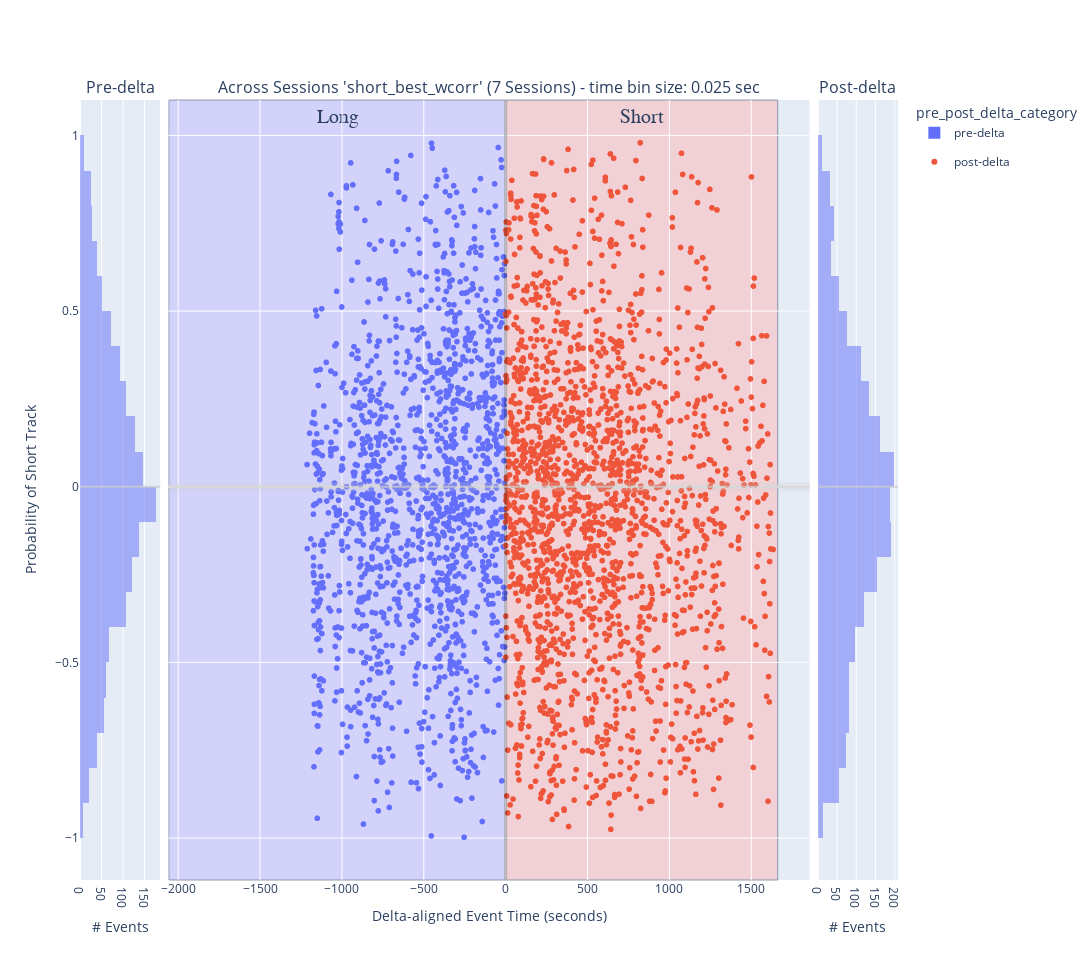

Source (notebook cell):
### Code cell
# variable_name = 'short_best_direction_change_bin_ratio'
# variable_name = 'long_best_congruent_dir_bins_ratio'
variable_name = 'short_best_wcorr'
# 'color':'is_user_annotated_epoch'
# 'color': 'is_user_annotated_epoch', 
px_scatter_kwargs = {'x': 'delta_aligned_start_t', 'y': variable_name, 'color':"pre_post_delta_category", 'title': f"'{variable_name}'"} # , 'color': 'time_bin_size', 'range_y': [-1.0, 1.0], , 'labels': {'session_name': 'Session', 'time_bin_size': 'tbin_size', 'is_user_annotated_epoch':'user_sel'}
# hist_kwargs = dict(color="time_bin_size")
hist_kwargs = dict(color="pre_post_delta_category") # , histnorm='probability density'
new_fig_ripples, figure_context = plotly_pre_post_delta_scatter(data_results_df=concatenated_ripple_df, out_scatter_fig=None, histogram_bins=histogram_bins,
                        px_scatter_kwargs=px_scatter_kwargs, histogram_variable_name=variable_name, hist_kwargs=hist_kwargs, forced_range_y=None,
                        time_delta_tuple=(earliest_delta_aligned_t_start, 0.0, latest_delta_aligned_t_end), is_dark_mode=is_dark_mode)
_extras_output_dict = {}
_extras_output_dict["y_mid_line"] = new_fig_ripples.add_hline(y=0.0, line=dict(color="rgba(0.8,0.8,0.8,.75)", width=2), row='all', col='all')
new_fig_ripples.update_layout(fig_size_kwargs)
new_fig_ripples.show()
figure_out_paths = save_plotly(a_fig=new_fig_ripples, a_fig_context=figure_context)

### Figure 1 — Plotly figure (JSON) as saved in the notebook; plotly's stock layout.template omitted (floating-point values rounded to 4 significant figures; data arrays with more than 128 entries replaced by an {"elided": "..."} marker saying what was removed)
{"data": [{"alignmentgroup": "True", "bingroup": "y", "hovertemplate": "pre_post_delta_category=pre-delta<br>count=%{x}<br>short_best_wcorr=%{y}<extra></extra>", "legendgroup": "pre-delta", "marker": {"color": "#636efa", "opacity": 0.5, "pattern": {"shape": ""}}, "name": "pre-delta", "nbinsy": 25, "offsetgroup": "pre-delta", "orientation": "h", "showlegend": true, "type": "histogram", "xaxis": "x", "y": {"elided": "1526 float values"}, "yaxis": "y"}, {"hovertemplate": "pre_post_delta_category=pre-delta<br>delta_aligned_start_t=%{x}<br>short_best_wcorr=%{y}<extra></extra>", "legendgroup": "pre-delta", "marker": {"color": "#636efa", "symbol": "circle"}, "mode": "markers", "name": "pre-delta", "showlegend": false, "type": "scattergl", "x": {"elided": "1526 float values"}, "xaxis": "x2", "y": {"elided": "1526 float values"}, "yaxis": "y2"}, {"hovertemplate": "pre_post_delta_category=post-delta<br>delta_aligned_start_t=%{x}<br>short_best_wcorr=%{y}<extra></extra>", "legendgroup": "post-delta", "marker": {"color": "#EF553B", "symbol": "circle"}, "mode": "markers", "name": "post-delta", "showlegend": true, "type": "scattergl", "x": {"elided": "1960 float values"}, "xaxis": "x2", "y": {"elided": "1960 float values"}, "yaxis": "y2"}, {"alignmentgroup": "True", "bingroup": "y", "hovertemplate": "pre_post_delta_category=post-delta<br>count=%{x}<br>short_best_wcorr=%{y}<extra></extra>", "legendgroup": "post-delta", "marker": {"color": "#636efa", "opacity": 0.5, "pattern": {"shape": ""}}, "name": "post-delta", "nbinsy": 25, "offsetgroup": "post-delta", "orientation": "h", "showlegend": false, "type": "histogram", "xaxis": "x3", "y": {"elided": "1960 float values"}, "yaxis": "y3"}], "layout": {"annotations": [{"font": {"size": 16}, "showarrow": false, "text": "Pre-delta", "x": 0.049, "xanchor": "center", "xref": "paper", "y": 1, "yanchor": "bottom", "yref": "paper"}, {"font": {"size": 16}, "showarrow": false, "text": "Across Sessions 'short_best_wcorr' (7 Sessions) - time bin size: 0.025 sec", "x": 0.5, "xanchor": "center", "xref": "paper", "y": 1, "yanchor": "bottom", "yref": "paper"}, {"font": {"size": 16}, "showarrow": false, "text": "Post-delta", "x": 0.951, "xanchor": "center", "xref": "paper", "y": 1, "yanchor": "bottom", "yref": "paper"}], "barmode": "overlay", "height": 960, "legend": {"title": {"text": "pre_post_delta_category"}}, "shapes": [{"line": {"color": "rgba(0.8,0.8,0.8,.25)", "width": 9}, "type": "line", "x0": 0, "x1": 1, "xref": "x2 domain", "y0": 0, "y1": 0, "yref": "y2"}, {"line": {"color": "rgba(1,1,1,.25)", "width": 3}, "type": "line", "x0": 0, "x1": 0, "xref": "x2", "y0": 0, "y1": 1, "yref": "y2 domain"}, {"fillcolor": "#c2b8ff", "label": {"font": {"family": "Times New Roman", "size": 20}, "text": "Long", "textposition": "top center"}, "layer": "below", "line": {"width": 1}, "opacity": 0.5, "type": "rect", "x0": -2057.0, "x1": 0, "xref": "x2", "y0": 0, "y1": 1, "yref": "y2 domain"}, {"fillcolor": "#ffb8b8", "label": {"font": {"family": "Times New Roman", "size": 20}, "text": "Short", "textposition": "top center"}, "layer": "below", "line": {"width": 1}, "opacity": 0.5, "type": "rect", "x0": 0, "x1": 1662.0, "xref": "x2", "y0": 0, "y1": 1, "yref": "y2 domain"}, {"line": {"color": "rgba(0.8,0.8,0.8,.75)", "width": 2}, "type": "line", "x0": 0, "x1": 1, "xref": "x domain", "y0": 0, "y1": 0, "yref": "y"}, {"line": {"color": "rgba(0.8,0.8,0.8,.75)", "width": 2}, "type": "line", "x0": 0, "x1": 1, "xref": "x2 domain", "y0": 0, "y1": 0, "yref": "y2"}, {"line": {"color": "rgba(0.8,0.8,0.8,.75)", "width": 2}, "type": "line", "x0": 0, "x1": 1, "xref": "x3 domain", "y0": 0, "y1": 0, "yref": "y3"}], "width": 3300, "xaxis": {"anchor": "y", "domain": [0, 0.098], "title": {"text": "# Events"}}, "xaxis2": {"anchor": "y2", "domain": [0.108, 0.892], "title": {"text": "Delta-aligned Event Time (seconds)"}}, "xaxis3": {"anchor": "y3", "domain": [0.902, 1], "title": {"text": "# Events"}}, "yaxis": {"anchor": "x", "domain": [0, 1], "title": {"text": "Probability of Short Track"}}, "yaxis2": {"anchor": "x2", "domain": [0, 1], "matches": "y", "showticklabels": false}, "yaxis3": {"anchor": "x3", "domain": [0, 1], "matches": "y", "showticklabels": false}}}
